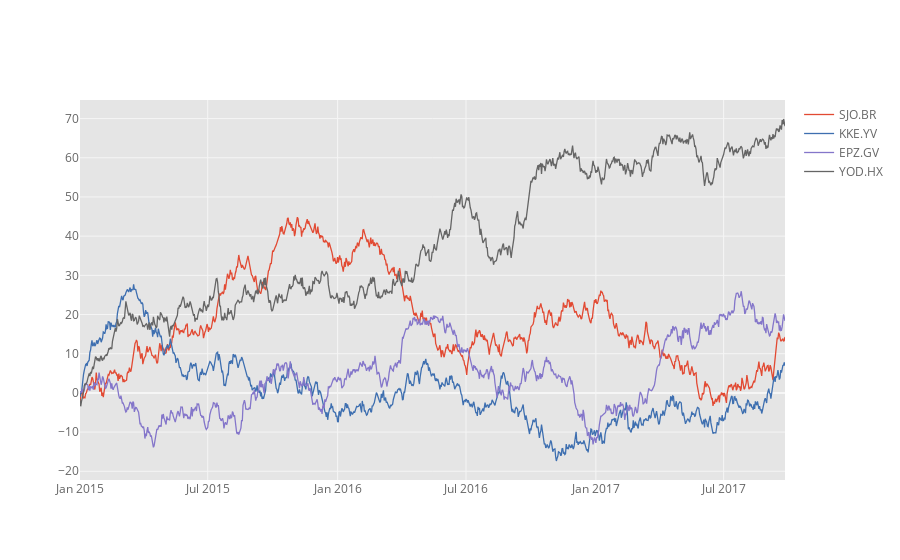

This figure's notebook cell:
### Code cell
# Generating 4 timeseries 
df=cf.datagen.lines(4,1000)
df.iplot()

### Figure 1 — Plotly figure (JSON) as saved in the notebook; plotly's stock layout.template omitted (floating-point values rounded to 4 significant figures; data arrays with more than 128 entries replaced by an {"elided": "..."} marker saying what was removed)
{"data": [{"line": {"color": "rgba(226, 74, 51, 1.0)", "dash": "solid", "shape": "linear", "width": 1.3}, "mode": "lines", "name": "SJO.BR", "text": "", "type": "scatter", "x": {"elided": "1000 str values"}, "y": {"elided": "1000 float values"}}, {"line": {"color": "rgba(62, 111, 176, 1.0)", "dash": "solid", "shape": "linear", "width": 1.3}, "mode": "lines", "name": "KKE.YV", "text": "", "type": "scatter", "x": {"elided": "1000 str values"}, "y": {"elided": "1000 float values"}}, {"line": {"color": "rgba(132, 118, 202, 1.0)", "dash": "solid", "shape": "linear", "width": 1.3}, "mode": "lines", "name": "EPZ.GV", "text": "", "type": "scatter", "x": {"elided": "1000 str values"}, "y": {"elided": "1000 float values"}}, {"line": {"color": "rgba(101, 101, 101, 1.0)", "dash": "solid", "shape": "linear", "width": 1.3}, "mode": "lines", "name": "YOD.HX", "text": "", "type": "scatter", "x": {"elided": "1000 str values"}, "y": {"elided": "1000 float values"}}], "layout": {"legend": {"bgcolor": "#FFFFFF", "font": {"color": "#666666"}}, "paper_bgcolor": "#FFFFFF", "plot_bgcolor": "#E5E5E5", "title": {"font": {"color": "#151516"}}, "xaxis": {"gridcolor": "#F6F6F6", "showgrid": true, "tickfont": {"color": "#666666"}, "title": {"font": {"color": "#666666"}, "text": ""}, "zerolinecolor": "#F6F6F6"}, "yaxis": {"gridcolor": "#F6F6F6", "showgrid": true, "tickfont": {"color": "#666666"}, "title": {"font": {"color": "#666666"}, "text": ""}, "zerolinecolor": "#F6F6F6"}}}
